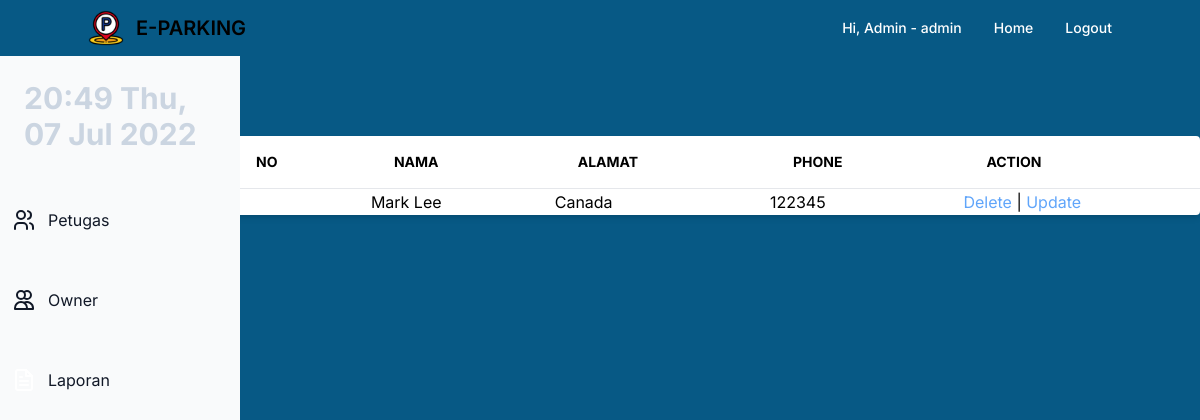
/admin/index.php?page=data_owner (signed in), run on the app's committed database.
### tables this page shows
CREATE TABLE `user` (
  `user_id` int(10) NOT NULL,
  `level` varchar(30) NOT NULL,
  `nama` varchar(150) NOT NULL,
  `username` varchar(160) NOT NULL,
  `alamat` varchar(400) NOT NULL,
  `phone` varchar(15) NOT NULL,
  `password` varchar(300) NOT NULL,
  `status` enum('on','off') NOT NULL
);

### admin/data_owner.php (the view, shortened to what this page needs)
<?php
include_once '../config/function.php';
$masuk = mysqli_query($config,"SELECT * FROM user WHERE level LIKE '%Owner%'");
?>
<div class="w-screen-2/3 ml-[12.5rem] pl-[2rem] mt-[5rem]">
<div class="bg-white shadow-md rounded my-6">
<form action="" method="post">
    <table class="text-left w-full border-collapse">
        <tr>
            <th class="py-4 px-6 bg-grey-lightest font-bold uppercase text-sm text-grey-dark border-b border-grey-light">
            No</th>
            <th class="py-4 px-6 bg-grey-lightest font-bold uppercase text-sm text-grey-dark border-b border-grey-light">
            Nama</th>
            <th class="py-4 px-6 bg-grey-lightest font-bold uppercase text-sm text-grey-dark border-b border-grey-light">
            Alamat</th>
            <th class="py-4 px-6 bg-grey-lightest font-bold uppercase text-sm text-grey-dark border-b border-grey-light">
            Phone</th>
            <th class="py-4 px-6 bg-grey-lightest font-bold uppercase text-sm text-grey-dark border-b border-grey-light">
            Action</th>
        </tr>
        <?php $i =1; ?>
        <?php foreach ($masuk as $msk): ?>
        <tr>
            <td><?php echo $i ?></td>
            <td><?php echo $msk["nama"];?></td>
            <td><?php echo $msk["alamat"];?></td>
            <td><?php echo $msk["phone"];?></td>
            <td>
                <a href="index.php?page=hapus_owner&user_id=<?php echo $msk['user_id']; ?>" onClick="return confirm('Yakin ingin menghapus data ini?')" class="text-blue-400 hover:text-blue-500 transition duration-300 ease-in-out mb-4">
                Delete</a> |
                <a href="index.php?page=update_owner&user_id=<?php echo $msk['user_id']; ?>" class="text-blue-400 hover:text-blue-500 transition duration-300 ease-in-out mb-4">
                Update</a>
            </td>
        </tr>
        <?php $i++; ?>
        <?php endforeach ?>
    </table>
</form>
            </div>
            </div>

### data on the page
user: nama "Mark Lee", alamat "Canada", phone "122345"

### other printed values
$_SESSION['level'] "Admin"
$_SESSION['username'] "admin"
